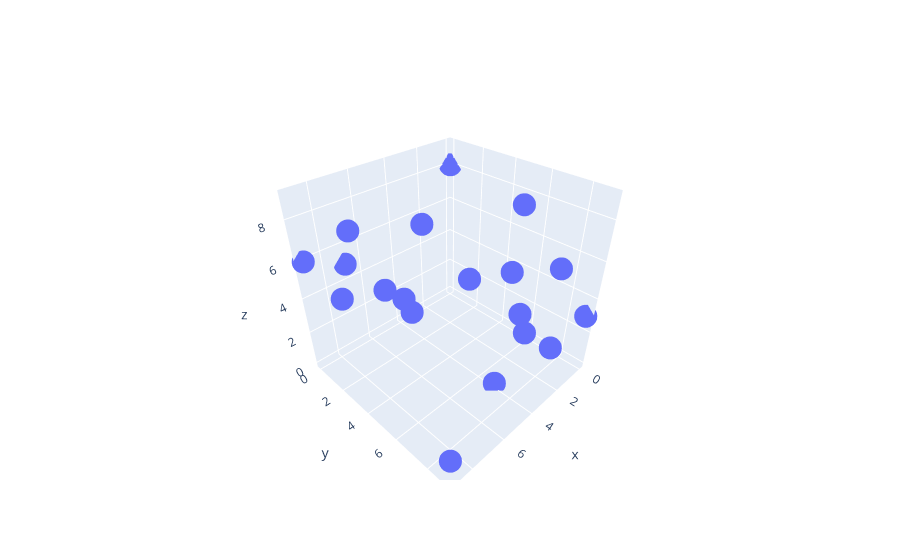

Source (notebook cell):
### Code cell
a = torch.randint(0,10,(20,2))
b = torch.randint(0,10,(20,))


graph = go.Scatter3d(
  x = a[:,0],
  y = a[:,1],
  z = b,
  mode = 'markers'
)

figure = go.Figure(data=[graph])
figure.show()

### Figure 1 — Plotly figure (JSON) as saved in the notebook; plotly's stock layout.template omitted (floating-point values rounded to 4 significant figures)
{"data": [{"mode": "markers", "type": "scatter3d", "x": [5, 6, 8, 7, 7, 1, 4, 9, 3, 1, 9, 8, 6, 0, 3, 2, 9, 3, 3, 0], "y": [9, 7, 1, 0, 3, 6, 7, 0, 7, 8, 9, 6, 3, 9, 9, 6, 4, 1, 7, 0], "z": [5, 7, 4, 5, 5, 2, 0, 6, 9, 1, 1, 6, 4, 3, 7, 5, 9, 6, 9, 8]}], "layout": {}}
